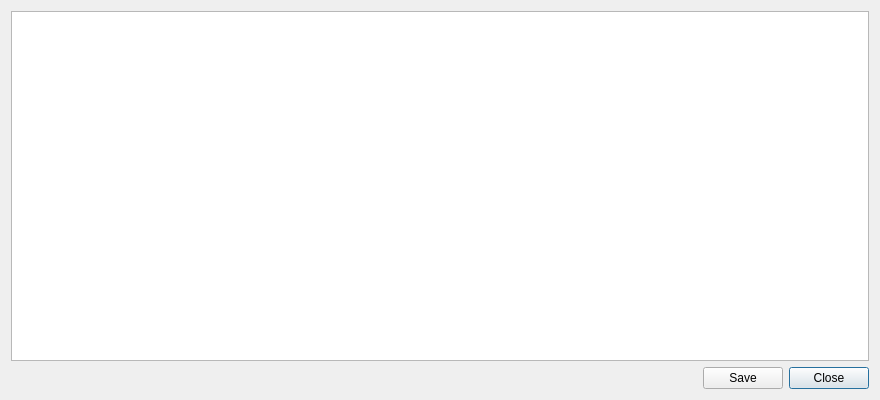
<?xml version="1.0" encoding="UTF-8"?>
<ui version="4.0">
 <class>frmLogView</class>
 <widget class="QDialog" name="frmLogView">
  <property name="geometry">
   <rect>
    <x>0</x>
    <y>0</y>
    <width>880</width>
    <height>400</height>
   </rect>
  </property>
  <property name="windowTitle">
   <string>Log History</string>
  </property>
  <layout class="QGridLayout" name="gridLayout">
   <item row="0" column="1">
    <widget class="QPlainTextEdit" name="labelView">
     <property name="lineWrapMode">
      <enum>QPlainTextEdit::NoWrap</enum>
     </property>
     <property name="readOnly">
      <bool>true</bool>
     </property>
     <property name="textInteractionFlags">
      <set>Qt::NoTextInteraction</set>
     </property>
     <property name="backgroundVisible">
      <bool>false</bool>
     </property>
    </widget>
   </item>
   <item row="1" column="1">
    <layout class="QHBoxLayout" name="horizontalLayout">
     <item>
      <spacer name="horizontalSpacer">
       <property name="orientation">
        <enum>Qt::Horizontal</enum>
       </property>
       <property name="sizeHint" stdset="0">
        <size>
         <width>40</width>
         <height>20</height>
        </size>
       </property>
      </spacer>
     </item>
     <item>
      <widget class="QPushButton" name="pushButtonSave">
       <property name="text">
        <string>Save</string>
       </property>
       <property name="autoDefault">
        <bool>false</bool>
       </property>
      </widget>
     </item>
     <item>
      <widget class="QPushButton" name="pushButtonClose">
       <property name="text">
        <string>Close</string>
       </property>
       <property name="default">
        <bool>true</bool>
       </property>
      </widget>
     </item>
    </layout>
   </item>
  </layout>
 </widget>
 <resources/>
 <connections>
  <connection>
   <sender>pushButtonClose</sender>
   <signal>clicked()</signal>
   <receiver>frmLogView</receiver>
   <slot>reject()</slot>
   <hints>
    <hint type="sourcelabel">
     <x>831</x>
     <y>376</y>
    </hint>
    <hint type="destinationlabel">
     <x>439</x>
     <y>199</y>
    </hint>
   </hints>
  </connection>
  <connection>
   <sender>pushButtonSave</sender>
   <signal>clicked()</signal>
   <receiver>frmLogView</receiver>
   <slot>accept()</slot>
   <hints>
    <hint type="sourcelabel">
     <x>749</x>
     <y>376</y>
    </hint>
    <hint type="destinationlabel">
     <x>439</x>
     <y>199</y>
    </hint>
   </hints>
  </connection>
 </connections>
</ui>
